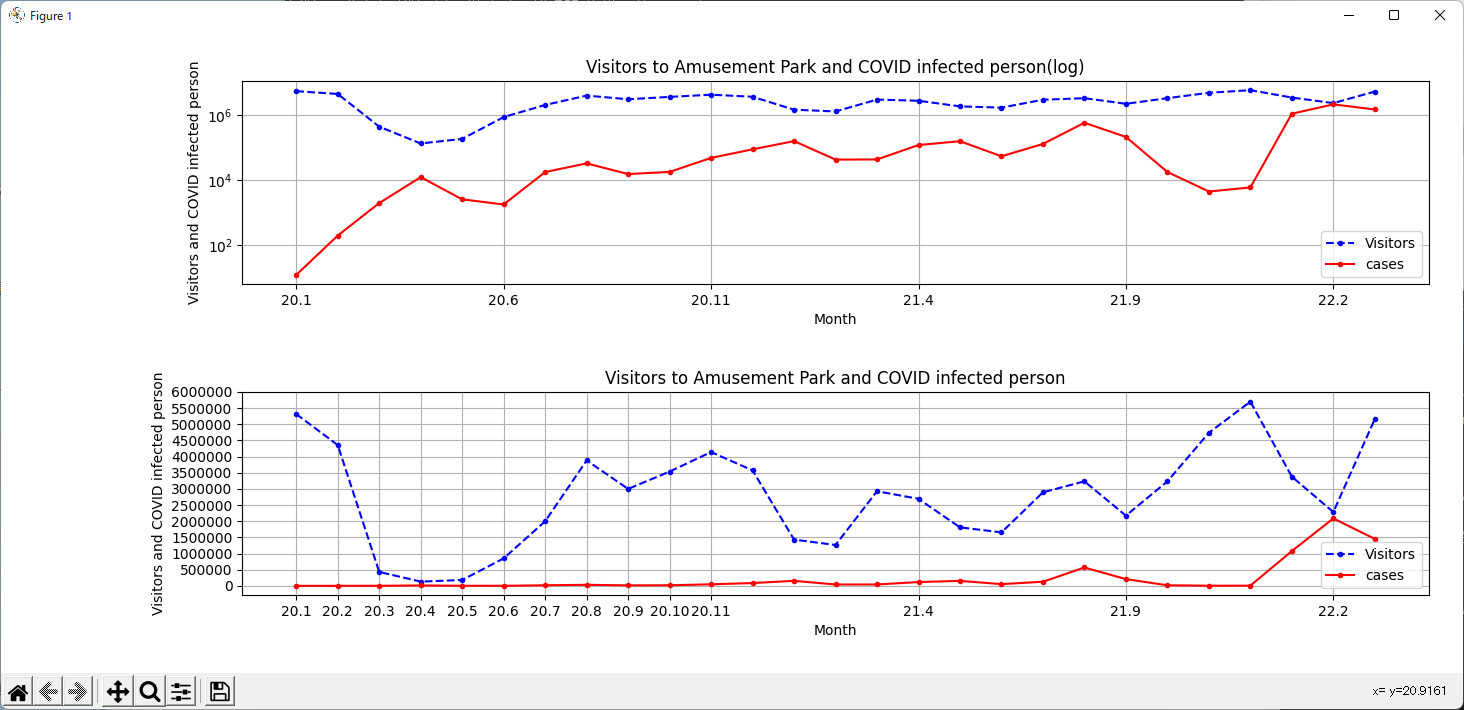

Reproduce this figure in Python.
from turtle import right
import pandas as pd
import matplotlib.pyplot as plt
import openpyxl

def printer(data) -> None:#データ繰り返し表示
    for row in data:
        for cell in row:
            cell_value = cell.value
            if cell_value is not None:
                print(cell.coordinate, cell_value)

def listin(data) -> None:#リスト
    l = []
    for row in data:
        for cell in row:
            cell_value = cell.value
            if cell_value is not None:
                l.append(cell_value)
    return l

def main():   
    #openpyxl           
    # Excel読み込み
    visitor_wb = openpyxl.load_workbook("park_visitor.xlsx")
    daily_cases_wb = openpyxl.load_workbook("newly_confirmed_cases_daily.xlsx")

    # シートの指定
    visitor_st = visitor_wb["month"]
    daily_cases_st = daily_cases_wb["newly_confirmed_cases_daily"]

    # データ取得
    visitor_month_range = visitor_st["C255":"C281"]#月表示 
    visitor_range = visitor_st["K255":"K281"]#入場者数
    cases_date_range = daily_cases_st["A2":"A807"]#日表示
    daily_cases_range = daily_cases_st["B2":"B807"]#感染者数

    vis_month = listin(visitor_month_range)
    vis_num = listin(visitor_range)
    cov_date = listin(cases_date_range)
    cov_num = listin(daily_cases_range)

    #pandas
    d_vis = {'vis_month': vis_month, 'vis_num': vis_num}
    df_vis = pd.DataFrame(data=d_vis)

    df_vis["vis_month"] = pd.to_datetime(
    df_vis["vis_month"], format="%Y年 %m月"
    ).dt.strftime("%Y-%m")

    d_cov = {'cov_date': cov_date, 'cov_num': cov_num}
    df_cov = pd.DataFrame(data=d_cov)
    df_cov["cov_date"] = pd.to_datetime(df_cov["cov_date"])
    df_cov.set_index("cov_date", inplace=True)

    df_cov_month = df_cov.resample("M").sum()
    df_cov_month.reset_index(inplace=True)
    df_cov_month["cov_date"] = df_cov_month["cov_date"].dt.strftime("%Y-%m")

    if len(df_vis) != len(df_cov_month):
        return

    visitor_cases_df = pd.concat([df_vis, df_cov_month["cov_num"]], axis=1)
    print(visitor_cases_df)
    
    #matplotlib
    ax_log = plt.subplot(2, 1, 1)
    ax_num = plt.subplot(2, 1, 2)

    ax_log.set_title("Visitors to Amusement Park and COVID infected person(log)")
    
    ax_log.plot(vis_num,'b.--', label='Visitors')
    ax_log.plot(df_cov_month["cov_num"],'r.-',label='cases')

    ax_log.set_xlabel("Month")
    ax_log.set_xticks([0,5,10,15,20,25], ['20.1','20.6','20.11','21.4','21.9','22.2'])

    ax_log.set_ylabel("Visitors and COVID infected person")
    ax_log.set_yscale('log')
    
    ax_log.grid(True)
    ax_log.legend()

    ax_num.set_title("Visitors to Amusement Park and COVID infected person")

    ax_num.plot(vis_num,'b.--', label='Visitors')
    ax_num.plot(df_cov_month["cov_num"],'r.-',label='cases')

    ax_num.set_xlabel("Month")
    ax_num.set_xticks([0,1,2,3,4,5,6,7,8,9,10,15,20,25], ['20.1','20.2','20.3','20.4','20.5','20.6','20.7','20.8','20.9','20.10','20.11','21.4','21.9','22.2'])

    ax_num.set_ylabel("Visitors and COVID infected person")
    ax_num.set_yticks([i for i in range(0, 6500000, 500000)])
    ax_num.ticklabel_format(style='plain',axis='y')
    ax_num.grid(True)
    ax_num.legend()
    
    plt.xlabel("Month")
    plt.ylabel("Visitors and COVID infected person")
    plt.tight_layout()
    plt.show()#出力

if __name__ == "__main__":
       main()
